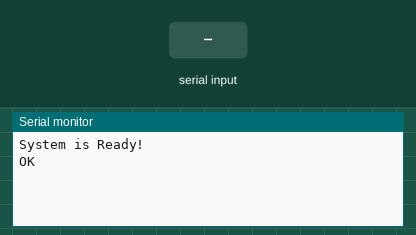
This sketch was run on a simulated Arduino Uno, built with avr-gcc and run on an emulated ATmega328P. Parts: the last lines printed to the serial monitor. Inputs (shaded band) come from the test bench. The modem accepts every AT command (registered, SIM ready, sends succeed) and sends nothing else.

Above: at 1.4 s.
1.5 s: "1" received over the second serial link
At 2.4 s:
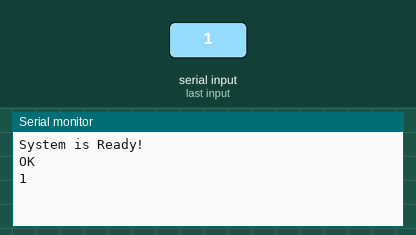
3.0 s: "0" received over the second serial link
At 3.5 s:
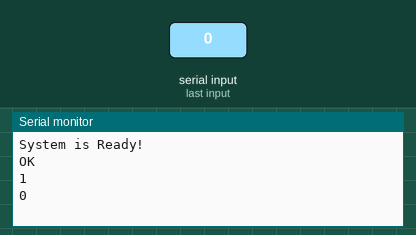

Measured:
- after the input at 1.5 s, the serial monitor: prints a new line at once (image 1)
- after the input at 3.0 s, the serial monitor: prints a new line at once (image 2)

The sketch:

cc2541_test.ino
```cpp
#include <SoftwareSerial.h>

#define PTX       8
#define PRX       9
SoftwareSerial ble(PRX, PTX);   //RX, TX

String _comdata_ = "";//for incoming serial data

void setup() {
  Serial.begin(9600);
  ble.begin(9600);
  Serial.println("System is Ready!");
  delay(200);
  ble.println("AT+NAME");
}

void loop() {
  getSerialData();
  if (Serial.available()) {
    String order = "";
    while (Serial.available()) {
      char cc = (char)Serial.read();
      order += cc;
      delay(2);
    }
    order.trim();
    ble.println(order);
  }
  if (_comdata_ != "") {
    Serial.println(_comdata_);
    _comdata_ = String("");
  }
}

void getSerialData() {
  while (ble.available() > 0) {
    _comdata_ += char(ble.read());   //get serial data
    delay(5);
  }
}
```
